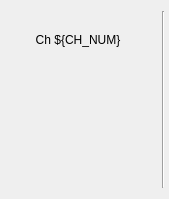
<?xml version="1.0" encoding="UTF-8"?>
<ui version="4.0">
 <class>Form</class>
 <widget class="QWidget" name="Form">
  <property name="geometry">
   <rect>
    <x>0</x>
    <y>0</y>
    <width>169</width>
    <height>199</height>
   </rect>
  </property>
  <property name="windowTitle">
   <string>Form</string>
  </property>
  <layout class="QHBoxLayout" name="horizontalLayout">
   <property name="leftMargin">
    <number>0</number>
   </property>
   <property name="rightMargin">
    <number>4</number>
   </property>
   <item>
    <layout class="QVBoxLayout" name="verticalLayout">
     <item>
      <widget class="QLabel" name="label">
       <property name="text">
        <string>Ch ${CH_NUM}</string>
       </property>
       <property name="alignment">
        <set>Qt::AlignCenter</set>
       </property>
      </widget>
     </item>
     <item>
      <widget class="PyDMEnumButton" name="PyDMEnumButton">
       <property name="maximumSize">
        <size>
         <width>16777215</width>
         <height>50</height>
        </size>
       </property>
       <property name="toolTip">
        <string/>
       </property>
       <property name="channel" stdset="0">
        <string>ca://${DEVICE}:${DATA_CHN}${SERVICE}CHNMASK</string>
       </property>
       <property name="marginTop" stdset="0">
        <number>4</number>
       </property>
       <property name="marginBottom" stdset="0">
        <number>4</number>
       </property>
       <property name="marginLeft" stdset="0">
        <number>0</number>
       </property>
       <property name="marginRight" stdset="0">
        <number>0</number>
       </property>
       <property name="verticalSpacing" stdset="0">
        <number>2</number>
       </property>
      </widget>
     </item>
     <item>
      <widget class="PyDMEnumButton" name="PyDMEnumButton_2">
       <property name="toolTip">
        <string/>
       </property>
       <property name="channel" stdset="0">
        <string>ca://${DEVICE}:${DATA_CHN}${SERVICE}CHNSEVR</string>
       </property>
       <property name="marginTop" stdset="0">
        <number>4</number>
       </property>
       <property name="marginBottom" stdset="0">
        <number>4</number>
       </property>
       <property name="marginLeft" stdset="0">
        <number>0</number>
       </property>
       <property name="marginRight" stdset="0">
        <number>0</number>
       </property>
       <property name="verticalSpacing" stdset="0">
        <number>2</number>
       </property>
      </widget>
     </item>
    </layout>
   </item>
   <item>
    <widget class="Line" name="line">
     <property name="orientation">
      <enum>Qt::Vertical</enum>
     </property>
    </widget>
   </item>
  </layout>
 </widget>
 <customwidgets>
  <customwidget>
   <class>PyDMEnumButton</class>
   <extends>QWidget</extends>
   <header>pydm.widgets.enum_button</header>
  </customwidget>
 </customwidgets>
 <resources/>
 <connections/>
</ui>
